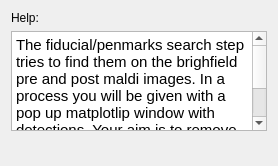
        <widget class="QWidget" name="fids_tab">
         <attribute name="title">
          <string>Fiducials search</string>
         </attribute>
         <layout class="QGridLayout" name="gridLayout_13">
          <item row="0" column="0">
           <layout class="QGridLayout" name="gridLayout_9">
            <item row="1" column="0">
             <widget class="QTextEdit" name="helpText_3">
              <property name="maximumSize">
               <size>
                <width>16777215</width>
                <height>100</height>
               </size>
              </property>
              <property name="html">
               <string>&lt;!DOCTYPE HTML PUBLIC &quot;-//W3C//DTD HTML 4.0//EN&quot; &quot;http://www.w3.org/TR/REC-html40/strict.dtd&quot;&gt;
&lt;html&gt;&lt;head&gt;&lt;meta name=&quot;qrichtext&quot; content=&quot;1&quot; /&gt;&lt;style type=&quot;text/css&quot;&gt;
p, li { white-space: pre-wrap; }
&lt;/style&gt;&lt;/head&gt;&lt;body style=&quot; font-family:'Ubuntu'; font-size:11pt; font-weight:400; font-style:normal;&quot;&gt;
&lt;p style=&quot; margin-top:0px; margin-bottom:0px; margin-left:0px; margin-right:0px; -qt-block-indent:0; text-indent:0px;&quot;&gt;The fiducial/penmarks search step tries to find them on the brighfield pre and post maldi images. In a process you will be given with a pop up matplotlip window with detections. Your aim is to remove all &amp;quot;off&amp;quot; penmarks detection, leaving only penmarks as much as possible. &lt;/p&gt;&lt;/body&gt;&lt;/html&gt;</string>
              </property>
             </widget>
            </item>
            <item row="0" column="0">
             <widget class="QLabel" name="label_22">
              <property name="sizePolicy">
               <sizepolicy hsizetype="Preferred" vsizetype="Fixed">
                <horstretch>0</horstretch>
                <verstretch>0</verstretch>
               </sizepolicy>
              </property>
              <property name="text">
               <string>Help:</string>
              </property>
             </widget>
            </item>
            <item row="2" column="0">
             <widget class="QWidget" name="widget_3" native="true">
              <property name="maximumSize">
               <size>
                <width>1039</width>
                <height>16777215</height>
               </size>
              </property>
              <layout class="QVBoxLayout" name="verticalLayout_7"/>
             </widget>
            </item>
           </layout>
          </item>
         </layout>
        </widget>
